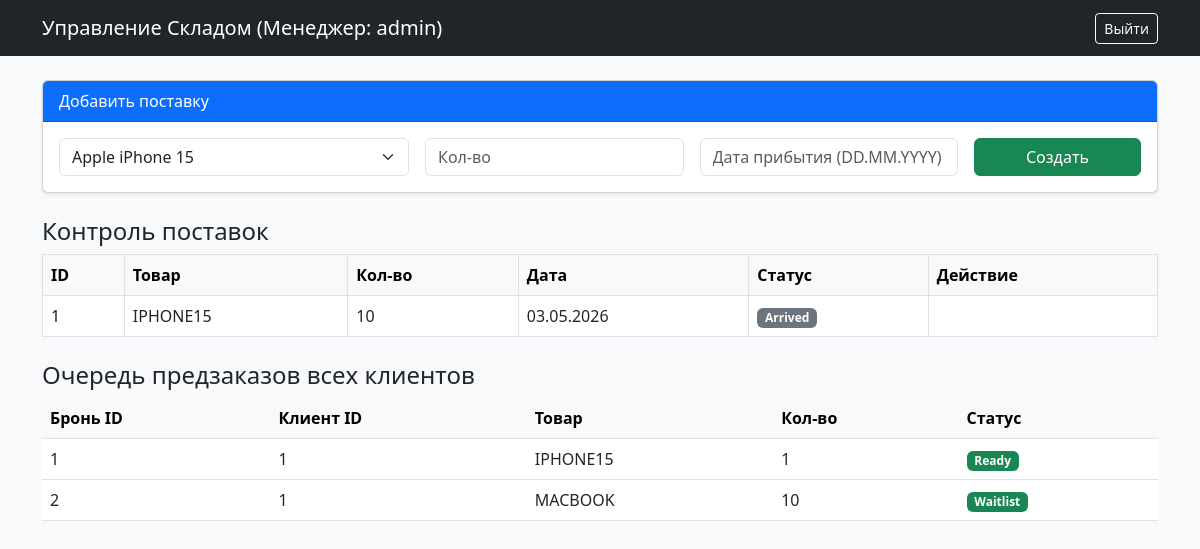
The app's page /admin (signed in), older data.
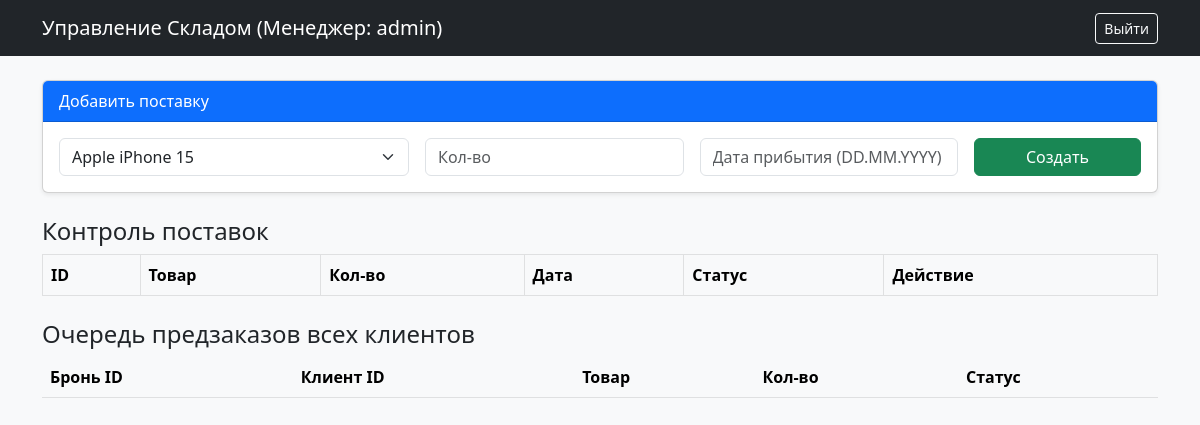
The same page, newer data.
### database.py (models this page shows)
class Supply(db.Model):
    id = db.Column(db.Integer, primary_key=True)
    arrival_date = db.Column(db.String(20))
    sku = db.Column(db.String(50), db.ForeignKey('product.sku'))
    quantity = db.Column(db.Integer)
    status = db.Column(db.String(20), default="In Transit")

class PreOrder(db.Model):
    id = db.Column(db.Integer, primary_key=True)
    user_id = db.Column(db.Integer, db.ForeignKey('user.id'))
    sku = db.Column(db.String(50), db.ForeignKey('product.sku'))
    quantity = db.Column(db.Integer)
    status = db.Column(db.String(20))

### app.py (the view)
@app.route('/admin')
def admin_dashboard():
    if session.get('role') != 'manager':
        return "Доступ запрещен. Требуются права менеджера.", 403
    supplies = Supply.query.all()
    orders = PreOrder.query.all()
    products = Product.query.all()
    return render_template('admin.html', supplies=supplies, orders=orders, products=products)

### templates/admin.html (shortened to what this page needs)
<!DOCTYPE html>
<html lang="ru">
<head>
    <link href="https://cdn.jsdelivr.net/npm/bootstrap@5.3.0/dist/css/bootstrap.min.css" rel="stylesheet">
</head>
<body class="bg-light">
<nav class="navbar navbar-dark bg-dark mb-4">
    <div class="container">
        <span class="navbar-brand">Управление Складом (Менеджер: {{ session.username }})</span>
        <a href="/logout" class="btn btn-outline-light btn-sm">Выйти</a>
    </div>
</nav>
<div class="container">
    <div class="card shadow-sm mb-4">
        <div class="card-header bg-primary text-white">Добавить поставку</div>
        <div class="card-body">
            <form action="/add_supply" method="POST" class="row g-3">
                <div class="col-4">
                    <select name="sku" class="form-select">
                        {% for p in products %}<option value="{{p.sku}}">{{p.name}}</option>{% endfor %}
                    </select>
                </div>
                <div class="col-3"><input type="number" name="qty" class="form-control" placeholder="Кол-во" required></div>
                <div class="col-3"><input type="text" name="date" class="form-control" placeholder="Дата прибытия (DD.MM.YYYY)" required></div>
                <div class="col-2"><button type="submit" class="btn btn-success w-100">Создать</button></div>
            </form>
        </div>
    </div>
    <h4>Контроль поставок</h4>
    <table class="table table-bordered bg-white">
        <thead class="table-light"><tr><th>ID</th><th>Товар</th><th>Кол-во</th><th>Дата</th><th>Статус</th><th>Действие</th></tr></thead>
        <tbody>
            {% for s in supplies %}
            <tr>
                <td>{{s.id}}</td><td>{{s.sku}}</td><td>{{s.quantity}}</td><td>{{s.arrival_date}}</td>
                <td><span class="badge {{ 'bg-info' if s.status == 'In Transit' else 'bg-secondary' }}">{{s.status}}</span></td>
                <td>{% if s.status == 'In Transit' %}<a href="/receive/{{s.id}}" class="btn btn-sm btn-primary">Принять груз</a>{% endif %}</td>
            </tr>
            {% endfor %}
        </tbody>
    </table>
    <h4 class="mt-4">Очередь предзаказов всех клиентов</h4>
    <table class="table table-hover bg-white">
        <thead class="table-light"><tr><th>Бронь ID</th><th>Клиент ID</th><th>Товар</th><th>Кол-во</th><th>Статус</th></tr></thead>
        <tbody>
            {% for o in orders %}
            <tr>
                <td>{{o.id}}</td><td>{{o.user_id}}</td><td>{{o.sku}}</td><td>{{o.quantity}}</td>
                <td><span class="badge {{ 'bg-warning text-dark' if o.status == 'Pending' else 'bg-success' }}">{{o.status}}</span></td>
            </tr>
            {% endfor %}
        </tbody>
    </table>
</div>
</body>
</html>

Row changes from the older to the newer data that the page shows:
removed Supply: id "1", sku "IPHONE15", quantity "10", arrival_date "03.05.2026", status "Arrived"
removed PreOrder: id "1", user_id "1", sku "IPHONE15", quantity "1", status "Ready"
removed PreOrder: id "2", user_id "1", sku "MACBOOK", quantity "10", status "Waitlist"
